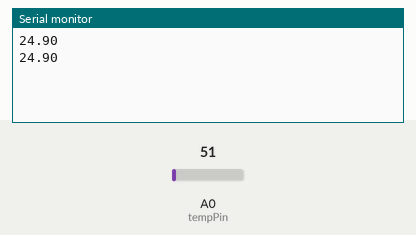
The sketch below on a simulated Arduino Uno, built with avr-gcc and run on an emulated ATmega328P. Shown: the last lines printed to the serial monitor. Inputs (shaded band) come from the test bench; at power-on: A0 (tempPin) = 51.

Above: at 10.8 s.
10.9 s: A0 (tempPin) set to 61
At 20.7 s:
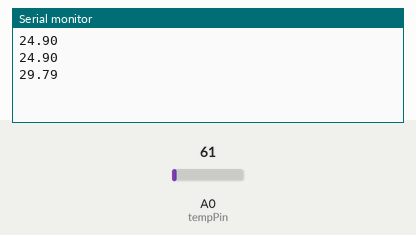
20.9 s: A0 (tempPin) set to 71
At 31.4 s:
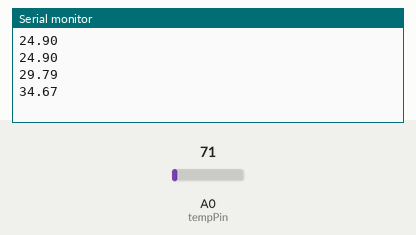
Timing chart, 0 to 32.9 s (numbered marks = the images above; inputs shaded):
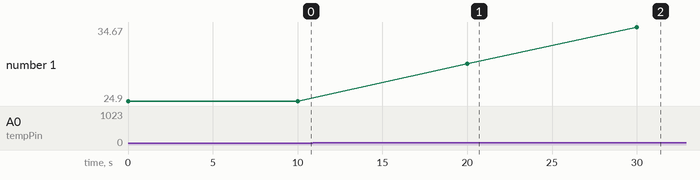

The sketch:

LM35sensor.ino
```cpp
//LM35 leży jak U
//Pin 1 of the LM35 goes into +5V of the arduino
//Pin 2 of the LM35 goes into analog pin A0 of the arduino
//Pin 3 of the LM35 goes into ground (GND) of the arduino
//http://goo.gl/Bd60lX

int rawdata;
int tempPin = 0;
float celsius;
float millivolts;


void setup() {
  Serial.begin(9600);
}

void loop() {
  rawdata = analogRead(tempPin);
  millivolts = (rawdata/1024.0) * 5000;
  celsius = millivolts / 10;
  Serial.print(celsius);
  Serial.println();
  delay(10000);
}
```

Measured:
- after the input at 10.9 s, the serial monitor: prints a new line after 9.1 s (image 1)
- after the input at 20.9 s, the serial monitor: prints a new line after 9.1 s (image 2)
- plotted number 1: 24.9 → 29.79 after the input at 10.9 s, 29.79 → 34.67 after the input at 20.9 s
